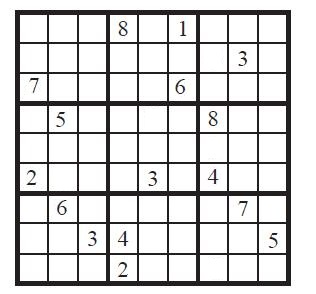
#> input picture Gradyanlar/sudoku.jpg, 316 x 294 px
$ python gradyan.py   (older library calls are emulated)
#> lines starting #> are read from the running program, lines starting #| are printed output that depends on the picture
import cv2
import matplotlib.pyplot as plt

#resmi içe aktar
img=cv2.imread("sudoku.jpg",0)
#> img: shape (294, 316); min 1, max 255, mean 214
plt.figure(),plt.imshow(img,cmap="gray"),plt.axis("off"),plt.title("Orijinal Img"),plt.show()

# X gradyan
sobelx=cv2.Sobel(img,ddepth=cv2.CV_16S,dx=1,dy=0,ksize=5)
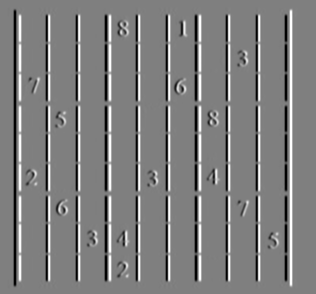
#> sobelx: shape (294, 316) int16; min -10816, max 10807, mean 0; drawn with min black and max white
plt.figure(),plt.imshow(sobelx,cmap="gray"),plt.axis("off"),plt.title("Sobel X"),plt.show()

# Y gradyan
sobely=cv2.Sobel(img,ddepth=cv2.CV_16S,dx=0,dy=1,ksize=5)
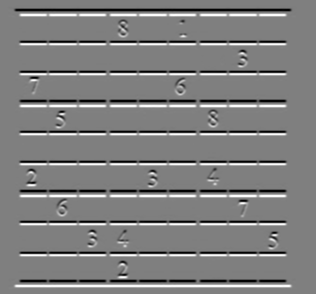
#> sobely: shape (294, 316) int16; min -10818, max 10837, mean 0; drawn with min black and max white
plt.figure(),plt.imshow(sobely,cmap="gray"),plt.axis("off"),plt.title("Sobel Y"),plt.show()

#Laplacian gradyan
laplacian=cv2.Laplacian(img,ddepth=cv2.CV_16S)
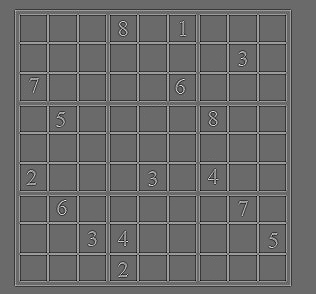
#> laplacian: shape (294, 316) int16; min -472, max 658, mean 0; drawn with min black and max white
plt.figure(),plt.imshow(laplacian,cmap="gray"),plt.axis("off"),plt.title("Laplacian"),plt.show()
